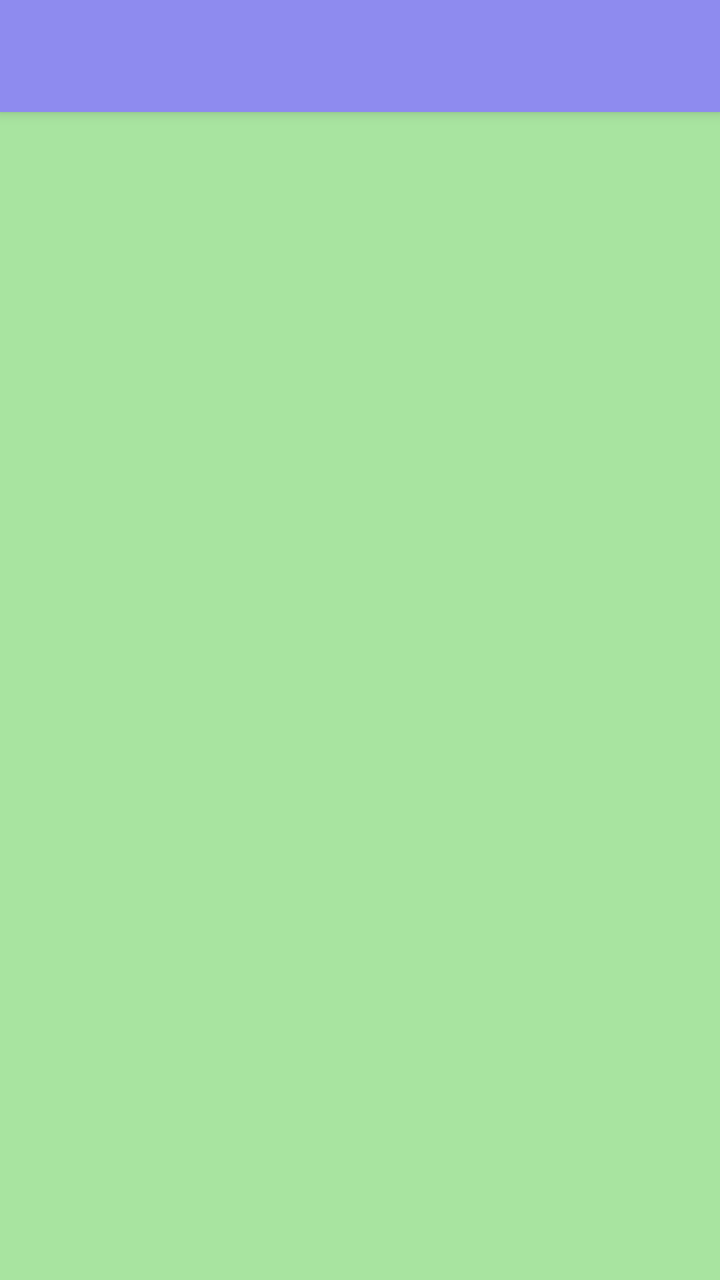
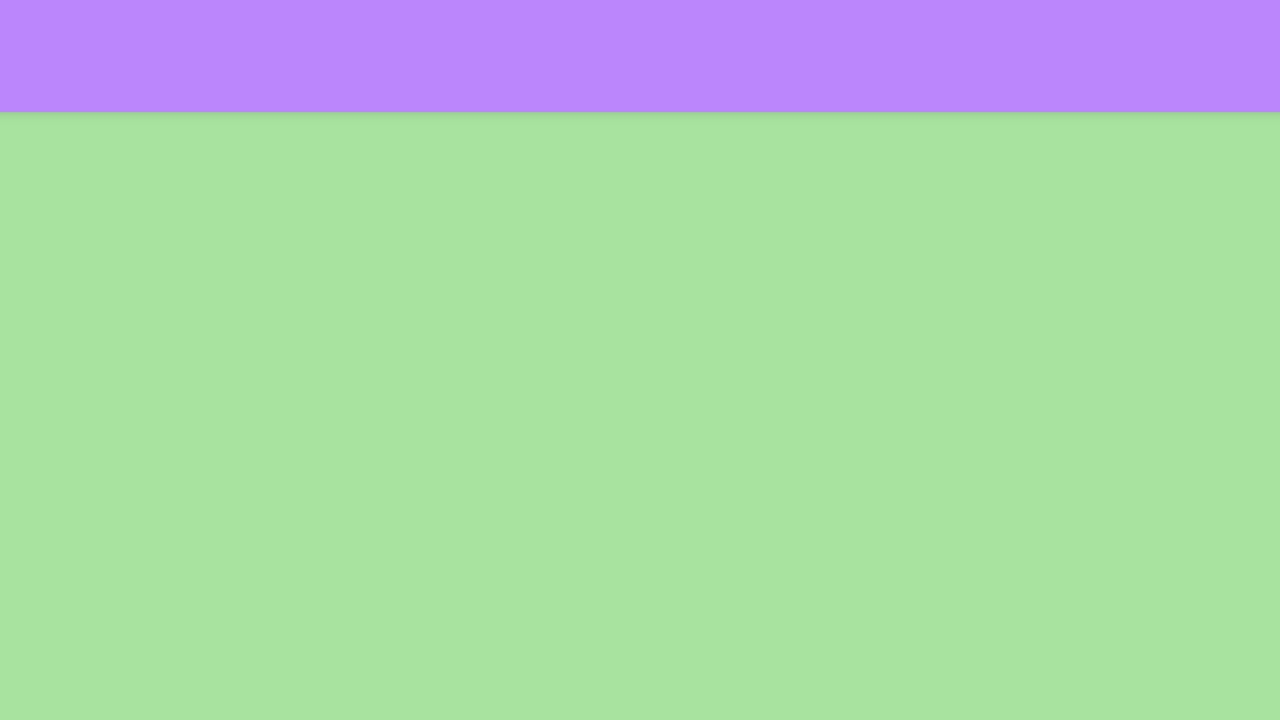

One screen, two layout resources from the same app: the default and the author's alternative for another configuration. Each is rendered where Android would select it; the XML of both is given below.
<!-- AndroidManifest.xml: application theme Theme.NoteApp -->
<!-- res/layout/layout_main_drawer.xml -->
<?xml version="1.0" encoding="utf-8"?>
<androidx.coordinatorlayout.widget.CoordinatorLayout xmlns:android="http://schemas.android.com/apk/res/android"
    xmlns:app="http://schemas.android.com/apk/res-auto"
    xmlns:tools="http://schemas.android.com/tools"
    android:layout_width="match_parent"
    android:layout_height="wrap_content"
    android:background="@color/GrannyApple"
    tools:context=".ui.MainActivity">

    <com.google.android.material.appbar.AppBarLayout
        android:layout_width="match_parent"
        android:layout_height="wrap_content"
        android:background="@color/blue">

        <com.google.android.material.appbar.MaterialToolbar
            android:id="@+id/toolbar"
            android:layout_width="match_parent"
            android:layout_height="wrap_content" />

    </com.google.android.material.appbar.AppBarLayout>

    <androidx.core.widget.NestedScrollView
        android:layout_width="match_parent"
        android:layout_height="match_parent"
        android:fillViewport="true"
        app:layout_behavior="com.google.android.material.appbar.AppBarLayout$ScrollingViewBehavior">

        <androidx.fragment.app.FragmentContainerView
            android:id="@+id/notes"
            android:fillViewport="true"
            android:layout_width="match_parent"
            android:layout_height="match_parent" />

    </androidx.core.widget.NestedScrollView>




</androidx.coordinatorlayout.widget.CoordinatorLayout>
<!-- resources referenced by this layout -->
<resources>
  <color name="GrannyApple">#A8E4A0</color>
  <color name="blue">#8E8BEF</color>
  <style name="Theme.NoteApp" parent="Theme.MaterialComponents.DayNight.NoActionBar">
          
          <item name="colorPrimary">@color/purple_200</item>
          <item name="colorPrimaryVariant">@color/black</item>
          <item name="colorOnPrimary">@color/black</item>
          
          <item name="colorSecondary">@color/black</item>
          <item name="colorSecondaryVariant">@color/black</item>
          <item name="colorOnSecondary">@color/black</item>
          
          <item name="android:statusBarColor" tools:targetApi="l">?attr/colorPrimaryVariant</item>
          
      </style>
  <color name="purple_200">#FFBB86FC</color>
  <color name="black">#FF000000</color>
</resources>
<!-- res/layout-land/layout_main_drawer.xml (the author's variant of the layout above) -->
<!-- drawn on the phone turned sideways -->
<?xml version="1.0" encoding="utf-8"?>
<androidx.coordinatorlayout.widget.CoordinatorLayout xmlns:android="http://schemas.android.com/apk/res/android"
    xmlns:app="http://schemas.android.com/apk/res-auto"
    xmlns:tools="http://schemas.android.com/tools"
    android:layout_width="match_parent"
    android:layout_height="wrap_content"
    android:background="@color/GrannyApple"
    tools:context=".ui.MainActivity">

    <com.google.android.material.appbar.AppBarLayout
        android:layout_width="match_parent"
        android:layout_height="wrap_content">

        <com.google.android.material.appbar.MaterialToolbar
            android:id="@+id/toolbar"
            android:layout_width="match_parent"
            android:layout_height="wrap_content" />

    </com.google.android.material.appbar.AppBarLayout>

    <androidx.constraintlayout.widget.ConstraintLayout
        android:layout_width="match_parent"
        android:layout_height="match_parent"
        app:layout_behavior="com.google.android.material.appbar.AppBarLayout$ScrollingViewBehavior">

        <FrameLayout
            android:id="@+id/notes"
            android:name="com.example.noteapp.ui.NoteFragment"
            android:layout_width="0dp"
            android:layout_height="0dp"
            android:layout_gravity="left"
            app:layout_constraintBottom_toBottomOf="parent"
            app:layout_constraintEnd_toStartOf="@id/note_details"
            app:layout_constraintStart_toStartOf="parent"
            app:layout_constraintTop_toTopOf="parent" />


        <FrameLayout
            android:id="@+id/note_details"
            android:name="com.example.noteapp.ui.NoteFragment"
            android:layout_width="0dp"
            android:layout_height="0dp"
            app:layout_constraintBottom_toBottomOf="parent"
            app:layout_constraintEnd_toEndOf="parent"
            app:layout_constraintStart_toEndOf="@id/notes"
            app:layout_constraintTop_toTopOf="parent" />
    </androidx.constraintlayout.widget.ConstraintLayout>
</androidx.coordinatorlayout.widget.CoordinatorLayout>
<!-- resources referenced by the variant -->
<!-- as the phone turned sideways resolves them -->
<resources>
  <color name="GrannyApple">#A8E4A0</color>
  <style name="Theme.NoteApp" parent="Theme.MaterialComponents.DayNight.NoActionBar">
          
          <item name="colorPrimary">@color/purple_200</item>
          <item name="colorPrimaryVariant">@color/black</item>
          <item name="colorOnPrimary">@color/black</item>
          
          <item name="colorSecondary">@color/black</item>
          <item name="colorSecondaryVariant">@color/black</item>
          <item name="colorOnSecondary">@color/black</item>
          
          <item name="android:statusBarColor" tools:targetApi="l">?attr/colorPrimaryVariant</item>
          
      </style>
  <color name="purple_200">#FFBB86FC</color>
  <color name="black">#FF000000</color>
</resources>
